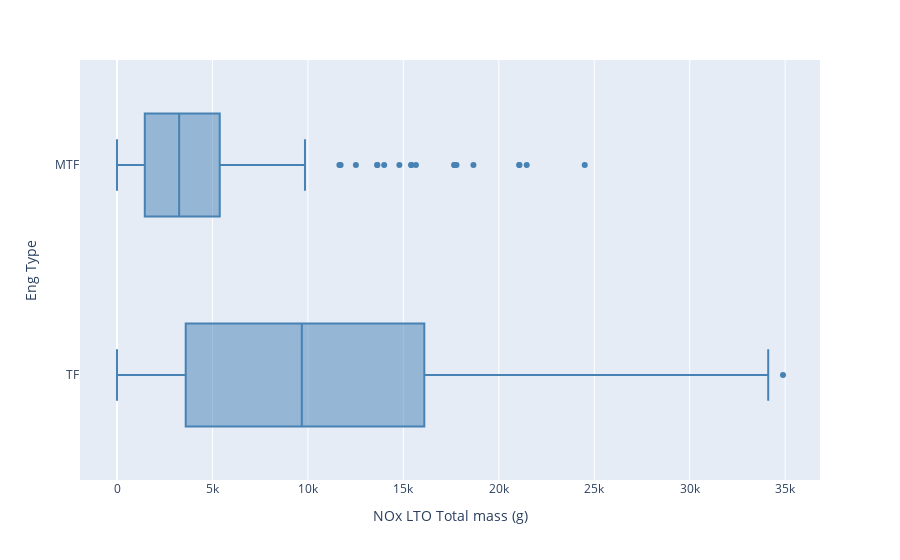

The notebook cell this image was saved under:
### Code cell
fig = px.box(df, x="NOx LTO Total mass (g)", y='Eng Type', points="outliers", color_discrete_sequence = ['steelblue'])
fig.show()

### Figure 1 — Plotly figure (JSON) as saved in the notebook; plotly's stock layout.template omitted (floating-point values rounded to 4 significant figures; data arrays with more than 128 entries replaced by an {"elided": "..."} marker saying what was removed)
{"data": [{"alignmentgroup": "True", "boxpoints": "outliers", "hovertemplate": "NOx LTO Total mass (g)=%{x}<br>Eng Type=%{y}<extra></extra>", "legendgroup": "", "marker": {"color": "steelblue"}, "name": "", "notched": false, "offsetgroup": "", "orientation": "h", "showlegend": false, "type": "box", "x": {"elided": "815 float values"}, "x0": " ", "xaxis": "x", "y": {"elided": "815 str values"}, "y0": " ", "yaxis": "y"}], "layout": {"boxmode": "group", "legend": {"tracegroupgap": 0}, "margin": {"t": 60}, "xaxis": {"anchor": "y", "domain": [0, 1], "title": {"text": "NOx LTO Total mass (g)"}}, "yaxis": {"anchor": "x", "domain": [0, 1], "title": {"text": "Eng Type"}}}}
